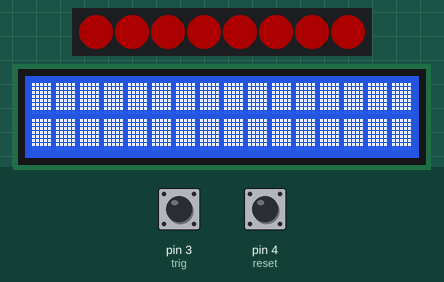
A sketch run on a simulated Arduino Uno, built with avr-gcc and run on an emulated ATmega328P. Shown: 8 RGB LEDs in strip order, left to right, 16×2 character LCD. Inputs (shaded band) come from the test bench; at power-on: pin 3 (trig) LOW, pin 4 (reset) LOW. Dim RGB values are drawn brighter than linear; random numbers use the default seed unless the sketch sets one; EEPROM starts erased.

Above: at 4.5 s.
At 12.7 s:
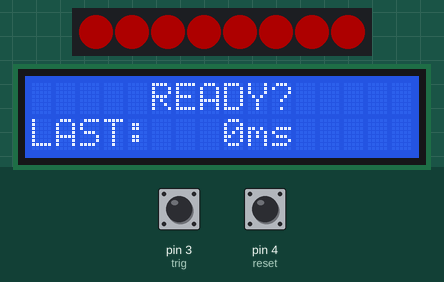
12.8 s: pin 3 (trig) driven HIGH
At 13.4 s:
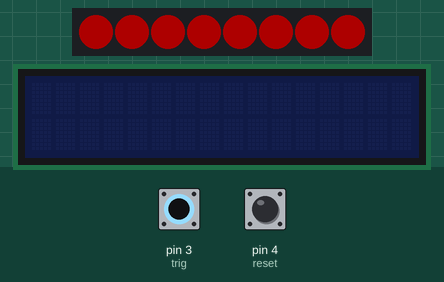
15.8 s: pin 3 (trig) driven LOW
At 17.2 s:
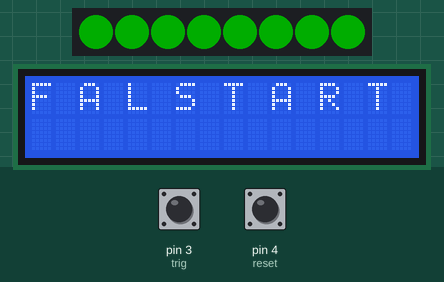
Timing chart, 0 to 20.2 s (numbered marks = the images above; inputs shaded):
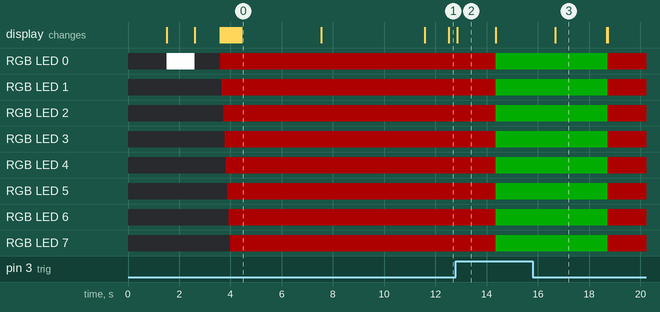

Measured:
- what the display in image 0 shows lasts 3.1 s, from 4.4 s to 7.5 s
- what the display in image 2 shows lasts 1.5 s, from 12.9 s to 14.4 s

The sketch:

time_machine.ino
```cpp
#include <Wire.h>
#include <hd44780.h>
#include <hd44780ioClass/hd44780_I2Cexp.h>
#include <Adafruit_NeoPixel.h>
#include <EEPROM.h>

#define PIN 10
#define NUMPIXELS 8

hd44780_I2Cexp lcd;
hd44780_I2Cexp lcd2(0x27);

Adafruit_NeoPixel pixels(NUMPIXELS, PIN, NEO_GRB + NEO_KHZ800);

uint16_t record = 9999;
long start = 0;
long lastTime = 0;
long reaction = 0;
const int trig = 3;
const int reset = 4;
const int LCD_COLS = 16;
const int LCD_ROWS = 2;
int buttonState = 0;
int button2State = 0;
long lastMillis = 0;
int rectime = 3000;
int state = 0;
int t = 0;
int col_sat = 50;
uint16_t now_record;
byte record_hi;
byte record_lo;

byte Block[] = {
  B11111,
  B11111,
  B11111,
  B11111,
  B11111,
  B11111,
  B11111,
  B00000
};

byte Blank[] = {
  B00000,
  B00000,
  B00000,
  B00000,
  B00000,
  B00000,
  B00000,
  B00000
};


void setup()
{
  pixels.begin();
  pixels.clear();
  pixels.show();
  delay(1000);

  button2State = digitalRead(reset);

  //sprawdzenie zawartości EEPROM
  record_hi = EEPROM.read(0);
  record_lo = EEPROM.read(1);

  now_record = (record_hi << 8) + record_lo;

  delay(500);

  //Wyświetlenie informacji o nie prawidłowej lub resecie wartości EEPROM.
  if (now_record > 9999 || now_record == 0 || button2State == HIGH){
    if (button2State == HIGH){
      for (int i=0; i<=10; i++){
        pixels.setPixelColor((0), pixels.Color(250, 250, 250));
        pixels.show();
        delay(150);
        pixels.clear();
        pixels.show();
        delay(150);
      }
    }

    //Wpisanie wartośći początkowej do EEPROM (9999).
    record_hi = record >> 8;
    record_lo = record & 0x00FF;
    //Zapis do EEPROM.
    EEPROM.write(0, record_hi);
    EEPROM.write(1, record_lo);
    pixels.setPixelColor((0), pixels.Color(250, 250, 250));
    pixels.show();
    delay(1000);
    pixels.clear();
    pixels.show();
  }

  //Ponowny odczyt rekordu z pamięci
  record_hi = EEPROM.read(0);
  record_lo = EEPROM.read(1);

  //Wpisanie liczby z EEPROM do zmiennej RECORD.
  record = (record_hi << 8) + record_lo;

  //inicjalizacja przerwania.
  cli();
  TCCR1A = 0;
  TCCR1B = 0;
  TCCR1B |= B00000101;
  TIMSK1 |= B00000010;
  OCR1A = 31250;
  sei();


  pinMode(trig, INPUT);
  lcd.begin(LCD_COLS, LCD_ROWS);
  lcd.createChar(0, Block);
  lcd.createChar(1, Blank);
  lcd.backlight();
  lcd.clear();
  lcd.setCursor(4,0);
  lcd.print("MADE BY:");
  lcd.setCursor(3,1);
  lcd.print("@PJ_MAKER");
  delay(1000);

  //Animacja na led.
  for(int i=0; i<=16; i++){
    lcd.setCursor(i,0);
    lcd.write(0);
    lcd.setCursor(i,1);
    lcd.write(0);
    pixels.setPixelColor((i), pixels.Color(col_sat, 0, 0));
    pixels.show();
    delay(50);
  }

  delay(3000);
  lcd.clear();
  lcd.setCursor(1,0);
  lcd.print("REACTION TIME");
  lcd.setCursor(5,1);
  lcd.print("TESTER");
  delay(4000);
  lcd.clear();
}

void Ready(){
  lcd.setCursor(5,0);
  lcd.print("READY?");
}

void Times(){
  if(state > 1) state = 0;
  if(state == 0){
    lcd.print("RECORD: ");
    lcd.print(record);
    lcd.print("ms");
    for (int j=0; j<4; j++)
    {
      lcd.write(1);
    }
  }
  else{
    lcd.print("LAST:   ");
    lcd.print(lastTime);
    lcd.print("ms");
    for (int k=0; k<4; k++)
    {
      lcd.write(1);
    }
  }
}

void clearLine(int l){
  for(int i=0; i<16; i++){
    lcd.setCursor(i,l);
    lcd.write(1);
    lcd.setCursor(0,1);
  }
}

void loop() {
  lcd.backlight();

  for(int m=0; m<=15; m++){
    pixels.setPixelColor(m, pixels.Color(col_sat, 0, 0));
    pixels.show();
  }

  buttonState = digitalRead(trig);
  Ready();
  lcd.setCursor(0,1);
  Times();
  t=0;

  while (buttonState == HIGH){
    for(t; t<1; t++){
      lcd.clear();
      lcd.noBacklight();
      lastTime++;
      start = random(500, 3500);
    }

    for(int n=0; n<=8; n++){
      pixels.setPixelColor(n, pixels.Color(col_sat, 0, 0));
      pixels.show();
    }

    delay(1500);

    for(int o=0; o<=8; o++){
      pixels.setPixelColor(o, pixels.Color(0, col_sat, 0));
      pixels.show();
    }

    delay(start);

    buttonState = digitalRead(trig);

    if(buttonState == LOW){
      lcd.backlight();
      lcd.setCursor(0,0);
      lcd.print("F A L S T A R T");
      delay(2000);
      lcd.clear();
      break;
    }

    pixels.clear();
    pixels.show();
    lastMillis = millis();

    while(buttonState == HIGH){
      buttonState = digitalRead(trig);
    }

    reaction = millis() - lastMillis;

    lcd.backlight();
    lcd.setCursor(0,0);
    lcd.print("YOUR TIME:");
    lcd.setCursor(0,1);
    lcd.print(reaction);
    lcd.print("ms");

    lastTime = reaction;

    if(reaction < record){
      record = reaction;
      record_hi = record >> 8;
      record_lo = record & 0x00FF;
      EEPROM.write(0, record_hi);
      EEPROM.write(1, record_lo);
      lcd.setCursor(0,0);
      lcd.print("NEW RECORD TIME:");
      for(int h=0; h<=6; h++){
        for(int j=0; j<=8; j++){
          pixels.setPixelColor(j, pixels.Color(col_sat, col_sat, 0));
          pixels.show();
        }
        delay(500);
        pixels.clear();
        pixels.show();
        delay(500);
       }
     }
     delay(3000);
     lcd.clear();
     break;
   }
}


ISR(TIMER1_COMPA_vect){
  TCNT1  = 0;
  state++;
}
```
